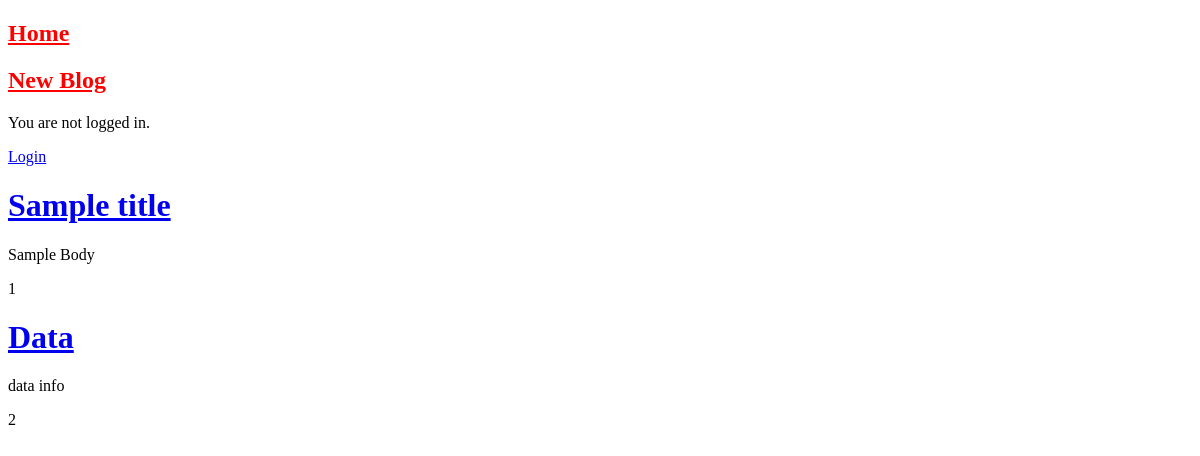
Before: / with the older database file.
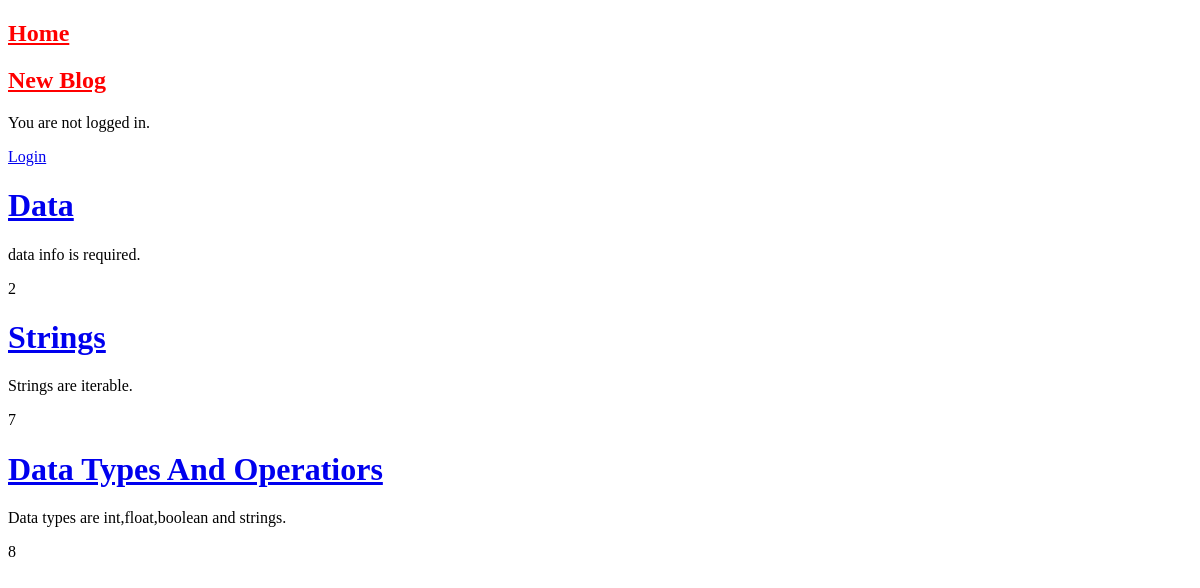
After: the same page with the newer database file.
### Blog3/models.py (models this page shows, shortened)
class Post(models.Model):
    title=models.CharField(max_length=200)
    author=models.ForeignKey('auth.User',on_delete=models.CASCADE,)
    body=models.TextField()

### Blog3/views.py (the view)
# urls.py: path('',BlogListView.as_view(),name='home'),
class BlogListView(ListView):
    model=Post
    template_name='home.html'

### templates/home.html (shortened to what this page needs)
{% extends 'Base.html' %}
    {% block content %}
    {% for post in object_list %}
      <h1><a href="{% url 'detail' post.pk %}">{{ post.title }}</a></h1>
      <p>{{ post.body }}</p>
      <p>{{ post.pk }}</p>
    {% endfor %}
    {% endblock content %}

### templates/Base.html (shortened to what this page needs)
{% load static %}
<!DOCTYPE html>
<html lang="en" dir="ltr">
  <head>
    <link rel="stylesheet" href="{% static "css/base.css" %}">
  </head>
  <body>
    <header>
      <div class="">
        <h2><a href="{% url 'home' %}">Home</a></h2>
      </div>
      <div class="">
        <h2><a href="{% url 'post_new' %}">New Blog</a></h2>
      </div>
    </header>
    {% if user.is_authenticated %}
     <p>Hi {{ user.username }}!</p>
     <a href="{% url 'logout' %}">Log Out</a>
    {% else %}
      <p>You are not logged in.</p>
      <a href="{% url 'login' %}">Login</a>
    {% endif %}
    <div class="">
      {% block content %}
      {% endblock content %}
    </div>
  </body>
</html>

### static/css/base.css (style rules this page uses)
header h2 a { color: red; }

Changed rows visible on the page:
removed Post: title "Sample title", body "Sample Body", pk "1"
changed Post "Data": body "data info" → "data info is required."
added Post: title "Strings", body "Strings are iterable.", pk "7"
added Post: title "Data Types And Operatiors", body "Data types are int,float,boolean and strings.", pk "8"
